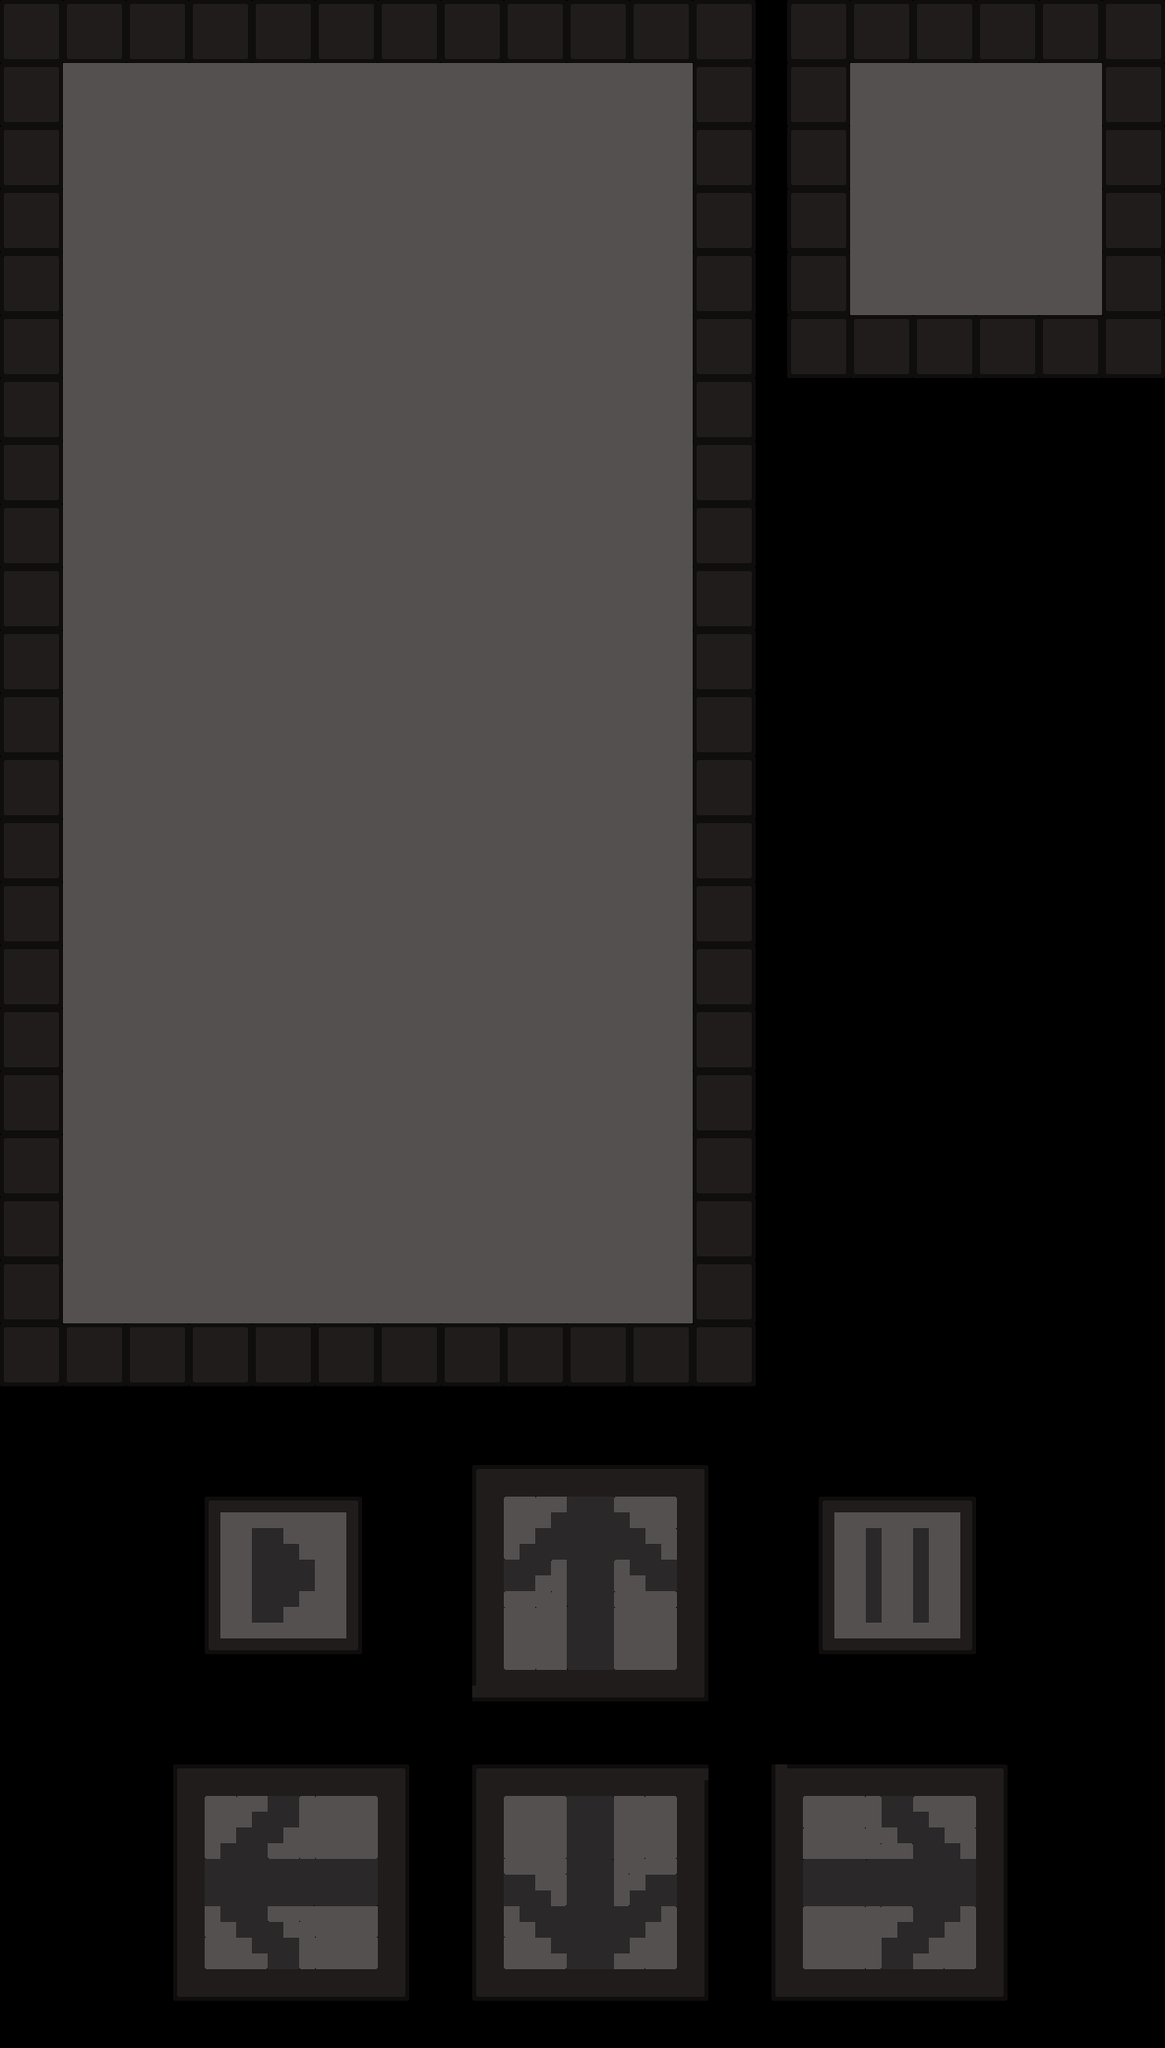

The image is a tile-based game level rendered from a .tmx file. Its description and source (layers, tilesets, objects; grid data summarised) follow:
An orthogonal 74x130 tile map with 16x16 px tiles, 1 tile layer (Tile Layer 1) and 224 objects.

<map version="1.10" tiledversion="1.10.2" orientation="orthogonal" renderorder="right-down" width="74" height="130" tilewidth="16" tileheight="16" infinite="0" nextlayerid="8" nextobjectid="441">
 <tileset firstgid="1" source="Tetris.tsx" />
 <layer id="1" name="Tile Layer 1" width="74" height="130">
  <data>[9620 cells, 5900 non-empty, 69 distinct tile ids]</data>
 </layer>
 <objectgroup id="7" name="Button" visible="0">
  <object id="433" x="480" y="1488" width="240" height="240" />
  <object id="434" x="176" y="1792" width="240" height="240" />
  <object id="435" x="480" y="1792" width="240" height="240" />
  <object id="436" x="784" y="1792" width="240" height="240" />
  <object id="437" x="208" y="1520" width="160" height="160" />
  <object id="438" x="832" y="1520" width="160" height="160" />
 </objectgroup>
 <objectgroup id="5" name="Score" visible="0">
  <object id="439" x="800" y="480" width="369.924" height="176.641">
   <text pixelsize="150" wrap="1" color="#ffffff" halign="right" valign="center">0</text>
  </object>
  <object id="440" x="800" y="672" width="369.924" height="176.641">
   <text pixelsize="150" wrap="1" color="#ffffff" halign="right" valign="center">0</text>
  </object>
 </objectgroup>
 <objectgroup id="3" name="Block" visible="0">
  <object id="201" x="64" y="64" width="64" height="64" />
  <object id="202" x="128" y="64" width="64" height="64" />
  <object id="203" x="192" y="64" width="64" height="64" />
  <object id="204" x="256" y="64" width="64" height="64" />
  <object id="205" x="320" y="64" width="64" height="64" />
  <object id="206" x="384" y="64" width="64" height="64" />
  <object id="207" x="448" y="64" width="64" height="64" />
  <object id="208" x="512" y="64" width="64" height="64" />
  <object id="209" x="576" y="64" width="64" height="64" />
  <object id="210" x="640" y="64" width="64" height="64" />
  <object id="211" x="64" y="128" width="64" height="64" />
  <object id="212" x="128" y="128" width="64" height="64" />
  <object id="213" x="192" y="128" width="64" height="64" />
  <object id="214" x="256" y="128" width="64" height="64" />
  <object id="215" x="320" y="128" width="64" height="64" />
  <object id="216" x="384" y="128" width="64" height="64" />
  <object id="217" x="448" y="128" width="64" height="64" />
  <object id="218" x="512" y="128" width="64" height="64" />
  <object id="219" x="576" y="128" width="64" height="64" />
  <object id="220" x="640" y="128" width="64" height="64" />
  <object id="221" x="64" y="192" width="64" height="64" />
  <object id="222" x="128" y="192" width="64" height="64" />
  <object id="223" x="192" y="192" width="64" height="64" />
  <object id="224" x="256" y="192" width="64" height="64" />
  <object id="225" x="320" y="192" width="64" height="64" />
  <object id="226" x="384" y="192" width="64" height="64" />
  <object id="227" x="448" y="192" width="64" height="64" />
  <object id="228" x="512" y="192" width="64" height="64" />
  <object id="229" x="576" y="192" width="64" height="64" />
  <object id="230" x="640" y="192" width="64" height="64" />
  <object id="231" x="64" y="256" width="64" height="64" />
  <object id="232" x="128" y="256" width="64" height="64" />
  <object id="233" x="192" y="256" width="64" height="64" />
  <object id="234" x="256" y="256" width="64" height="64" />
  <object id="235" x="320" y="256" width="64" height="64" />
  <object id="236" x="384" y="256" width="64" height="64" />
  <object id="237" x="448" y="256" width="64" height="64" />
  <object id="238" x="512" y="256" width="64" height="64" />
  <object id="239" x="576" y="256" width="64" height="64" />
  <object id="240" x="640" y="256" width="64" height="64" />
  <object id="241" x="64" y="320" width="64" height="64" />
  <object id="242" x="128" y="320" width="64" height="64" />
  <object id="243" x="192" y="320" width="64" height="64" />
  <object id="244" x="256" y="320" width="64" height="64" />
  <object id="245" x="320" y="320" width="64" height="64" />
  <object id="246" x="384" y="320" width="64" height="64" />
  <object id="247" x="448" y="320" width="64" height="64" />
  <object id="248" x="512" y="320" width="64" height="64" />
  <object id="249" x="576" y="320" width="64" height="64" />
  <object id="250" x="640" y="320" width="64" height="64" />
  <object id="251" x="64" y="384" width="64" height="64" />
  <object id="252" x="128" y="384" width="64" height="64" />
  <object id="253" x="192" y="384" width="64" height="64" />
  <object id="254" x="256" y="384" width="64" height="64" />
  <object id="255" x="320" y="384" width="64" height="64" />
  <object id="256" x="384" y="384" width="64" height="64" />
  <object id="257" x="448" y="384" width="64" height="64" />
  <object id="258" x="512" y="384" width="64" height="64" />
  <object id="259" x="576" y="384" width="64" height="64" />
  <object id="260" x="640" y="384" width="64" height="64" />
  <object id="261" x="64" y="448" width="64" height="64" />
  <object id="262" x="128" y="448" width="64" height="64" />
  <object id="263" x="192" y="448" width="64" height="64" />
  <object id="264" x="256" y="448" width="64" height="64" />
  <object id="265" x="320" y="448" width="64" height="64" />
  <object id="266" x="384" y="448" width="64" height="64" />
  <object id="267" x="448" y="448" width="64" height="64" />
  <object id="268" x="512" y="448" width="64" height="64" />
  <object id="269" x="576" y="448" width="64" height="64" />
  <object id="270" x="640" y="448" width="64" height="64" />
  <object id="271" x="64" y="512" width="64" height="64" />
  <object id="272" x="128" y="512" width="64" height="64" />
  <object id="273" x="192" y="512" width="64" height="64" />
  <object id="274" x="256" y="512" width="64" height="64" />
  <object id="275" x="320" y="512" width="64" height="64" />
  <object id="276" x="384" y="512" width="64" height="64" />
  <object id="277" x="448" y="512" width="64" height="64" />
  <object id="278" x="512" y="512" width="64" height="64" />
  <object id="279" x="576" y="512" width="64" height="64" />
  <object id="280" x="640" y="512" width="64" height="64" />
  <object id="281" x="64" y="576" width="64" height="64" />
  <object id="282" x="128" y="576" width="64" height="64" />
  <object id="283" x="192" y="576" width="64" height="64" />
  <object id="284" x="256" y="576" width="64" height="64" />
  <object id="285" x="320" y="576" width="64" height="64" />
  <object id="286" x="384" y="576" width="64" height="64" />
  <object id="287" x="448" y="576" width="64" height="64" />
  <object id="288" x="512" y="576" width="64" height="64" />
  <object id="289" x="576" y="576" width="64" height="64" />
  <object id="290" x="640" y="576" width="64" height="64" />
  <object id="291" x="64" y="640" width="64" height="64" />
  <object id="292" x="128" y="640" width="64" height="64" />
  <object id="293" x="192" y="640" width="64" height="64" />
  <object id="294" x="256" y="640" width="64" height="64" />
  <object id="295" x="320" y="640" width="64" height="64" />
  <object id="296" x="384" y="640" width="64" height="64" />
  <object id="297" x="448" y="640" width="64" height="64" />
  <object id="298" x="512" y="640" width="64" height="64" />
  <object id="299" x="576" y="640" width="64" height="64" />
  <object id="300" x="640" y="640" width="64" height="64" />
  <object id="301" x="64" y="704" width="64" height="64" />
  <object id="302" x="128" y="704" width="64" height="64" />
  <object id="303" x="192" y="704" width="64" height="64" />
  <object id="304" x="256" y="704" width="64" height="64" />
  <object id="305" x="320" y="704" width="64" height="64" />
  <object id="306" x="384" y="704" width="64" height="64" />
  </objectgroup>
 <objectgroup id="4" name="NextBlock" visible="0">
  <!-- 16 objects omitted --></objectgroup>
</map>
<!-- 110 of 224 objects omitted -->
